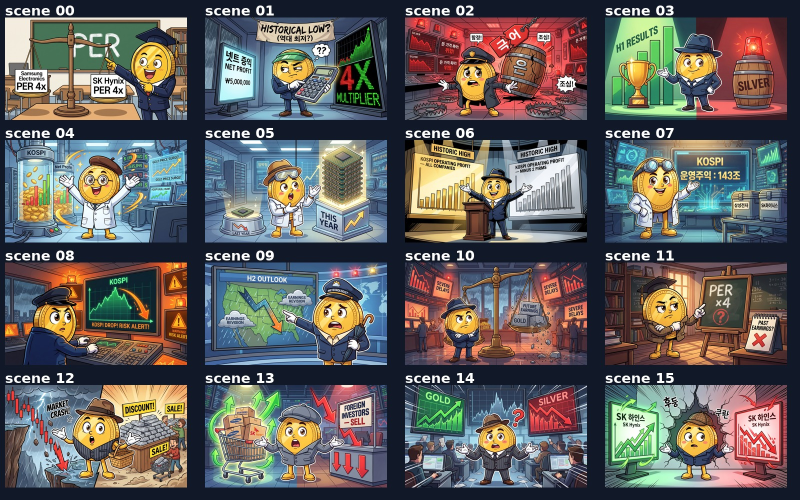
#> input picture artifacts/job52_image_audit/job52_contact_1.jpg, 1600 x 1000 px (shown at 1/2 size); its folder holds only this picture in this run
$ python -i surface_detector.py   (imports and definitions only)
#> lines starting #> are read from the running program, lines starting #| are printed output that depends on the picture; after the words box and inside, x2 and y2 are one past the last pixel; in counts of white or black regions, pixels touching at a corner belong together
"""Two-stage, fail-closed detector for blank in-world numeric surfaces.

Stage one is local OpenCV geometry.  Stage two is an explicitly enabled
Claude-vision fallback, budgeted once per data scene.  A failed detector never
guesses perspective: callers retain their authored cloud/anchor placement.
"""
from __future__ import annotations

import base64
import hashlib
import json
import os
import tempfile
from dataclasses import dataclass
from pathlib import Path
from typing import Callable, Literal

import numpy as np
from PIL import Image, ImageStat

from app.utils.budget import can_charge_overlay_vision, record_cost
from app.utils.data_surface_locator import locate_data_surface

SurfaceKind = Literal["device_screen", "signboard", "clock_display", "prop_panel", "board"]
Quad = tuple[tuple[float, float], ...]
VisionResolver = Callable[[str, SurfaceKind], tuple[Quad, float] | None]
_SURFACE_CACHE_POLICY_VERSION = 3


@dataclass(frozen=True)
class SurfaceDetection:
    quad: Quad
    confidence: float
    strategy: Literal["opencv", "heuristic", "vision", "semantic_region"]


# [92 lines left out: functions _candidate_matches_locator, _relative_subregion_detection, _surface_region_is_text_free, _normalise_quad, not called in this run]


def _opencv_quad(path: Path) -> SurfaceDetection | None:
    """Find a large, low-texture quadrilateral without assuming its location."""
    try:
        import cv2
    except ImportError:
        return None
    image = cv2.imread(str(path))
#> image is the input picture: shape (1000, 1600, 3); mean B, G, R 93.9, 95.9, 98.8
    if image is None:
        return None
    height, width = image.shape[:2]
#> height = 1000; width = 1600
    scale = min(1.0, 960 / max(width, height))
#> scale = 0.6
    small = cv2.resize(image, (round(width * scale), round(height * scale))) if scale < 1 else image
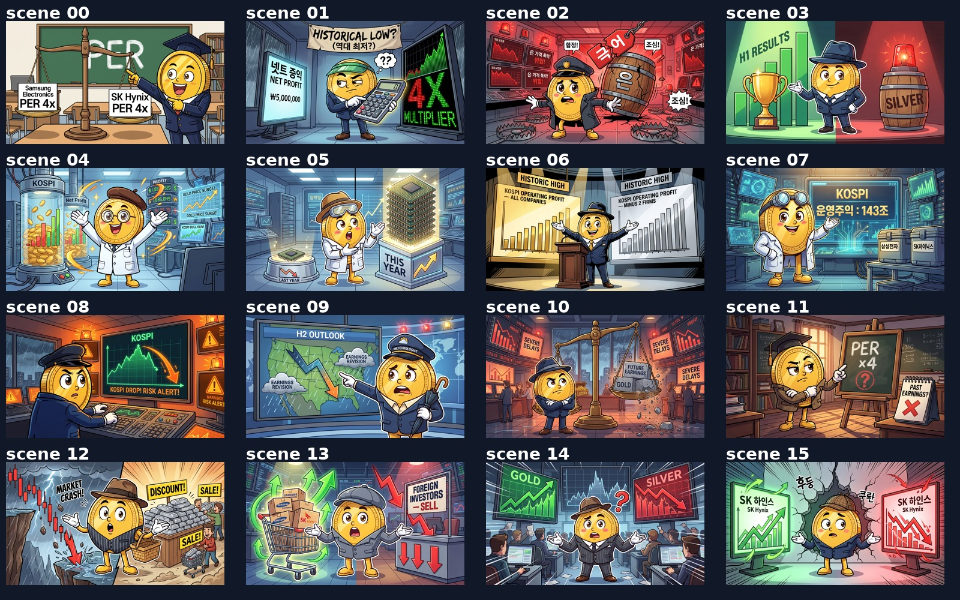
#> small: shape (600, 960, 3); mean B, G, R 93.8, 95.8, 98.7
    gray = cv2.cvtColor(small, cv2.COLOR_BGR2GRAY)
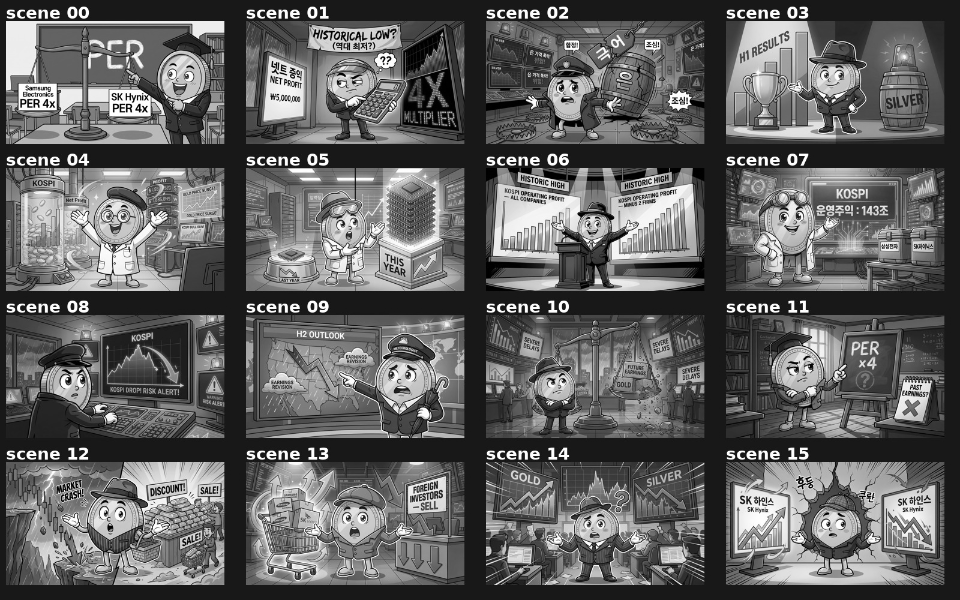
#> gray: shape (600, 960); min 0, max 255, mean 96.5
    edges = cv2.Canny(cv2.GaussianBlur(gray, (5, 5), 0), 35, 110)
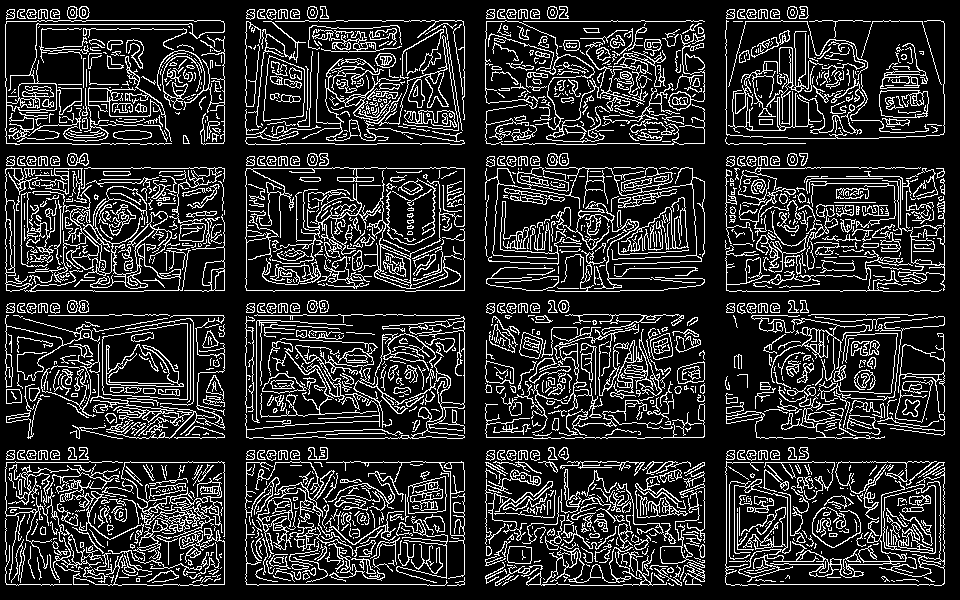
#> edges: shape (600, 960); 17.6% white in thin lines or dots
    contours, _ = cv2.findContours(edges, cv2.RETR_LIST, cv2.CHAIN_APPROX_SIMPLE)
#> contours = 2632 contours, 1791 with area under 20; largest, box (x1, y1, x2, y2) and area: (102, 323, 188, 400) 5697, (102, 323, 188, 400) 5694, (5, 20, 225, 145) 4183, (5, 20, 225, 104) 3072, (883, 484, 936, 554) 3048
    best: tuple[float, np.ndarray] | None = None
    image_area = small.shape[0] * small.shape[1]
#> image_area = 576000
    for contour in contours:
        area = cv2.contourArea(contour)
        if area < image_area * .035:
            continue
        approximation = cv2.approxPolyDP(contour, .025 * cv2.arcLength(contour, True), True)
        if len(approximation) != 4 or not cv2.isContourConvex(approximation):
            continue
        points = approximation.reshape(4, 2).astype(float)
        x, y, w, h = cv2.boundingRect(approximation)
        if w < 80 or h < 55 or not .35 <= w / h <= 4.5:
            continue
        crop = gray[y:y + h, x:x + w]
        if crop.size == 0 or float(np.std(crop)) > 54:
            continue
        rectangularity = area / max(1, w * h)
        mean_brightness = float(np.mean(crop)) / 255.0
        center_y = (y + h / 2) / max(1, small.shape[0])
        upper_scene_bias = max(.2, 1.0 - center_y * .65)
        # 넓은 책상 전면·벽보다 실제 발광 모니터를 우선한다. 면적만 크게
        # 보상하면 화면이 비어 있어도 하단 가구에 숫자가 붙는 문제가 생긴다.
        score = (
            min(1.0, area / image_area * 4.0) * .30
            + rectangularity * .25
            + mean_brightness * .35
            + upper_scene_bias * .10
        )
        if best is None or score > best[0]:
            best = (score, points / scale)
#> this loop made 2632 passes
#> area on passes 6, 14, 28: 29.5, 21, 30
    if not best:
        return None
    quad = _normalise_quad(best[1], width, height)
    return SurfaceDetection(quad, round(best[0], 3), "opencv") if quad else None


# [387 lines left out: functions _heuristic_quad, _sliding_blank_surface, _claude_vision_quad, _surface_blankness_score, _surface_is_text_free, _surface_geometry_is_safe and 4 more, not called in this run]

>>> result = _opencv_quad('../../../../../artifacts/job52_image_audit/job52_contact_1.jpg')

$ run again, on artifacts/job52_image_audit/scene_048.png
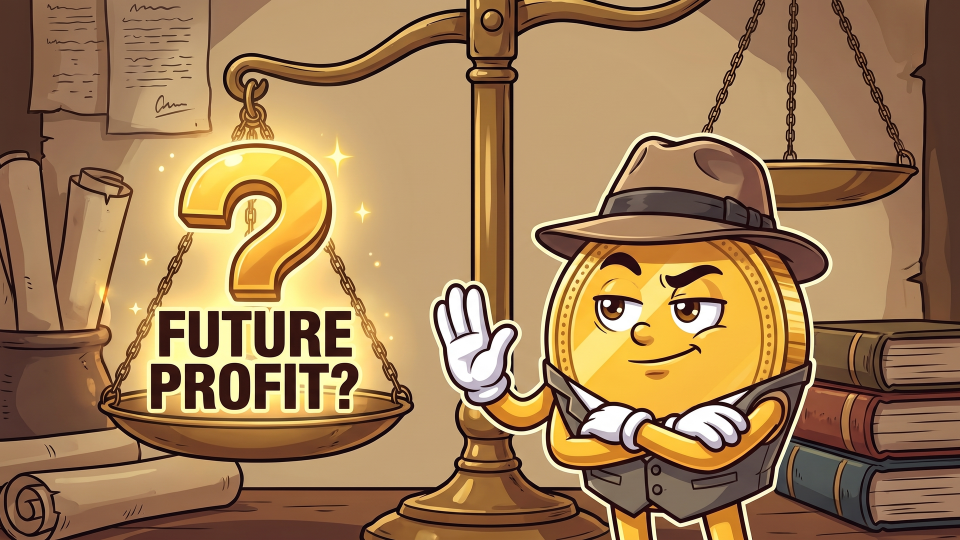
#> input picture artifacts/job52_image_audit/scene_048.png, 1920 x 1080 px (shown at 1/2 size)
#> in _opencv_quad, image is the input picture: shape (1080, 1920, 3); mean B, G, R 84.1, 124.5, 159.9
#> in _opencv_quad, `gray = cv2.cvtColor(small, cv2.COLOR_BGR2GRAY)`:
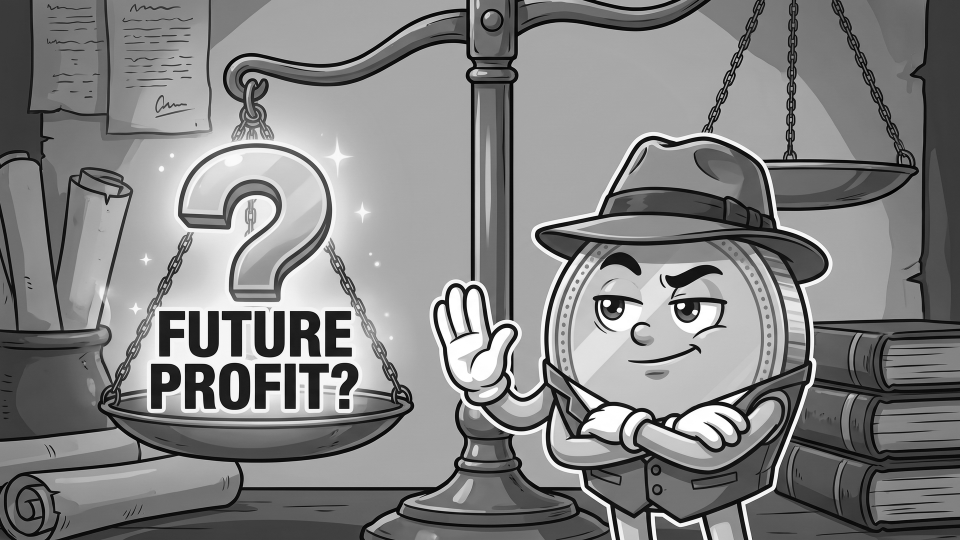
#> gray: shape (540, 960); min 0, max 255, mean 130.6
#> in _opencv_quad, `edges = cv2.Canny(cv2.GaussianBlur(gray, (5, 5), 0), 35, 110)`:
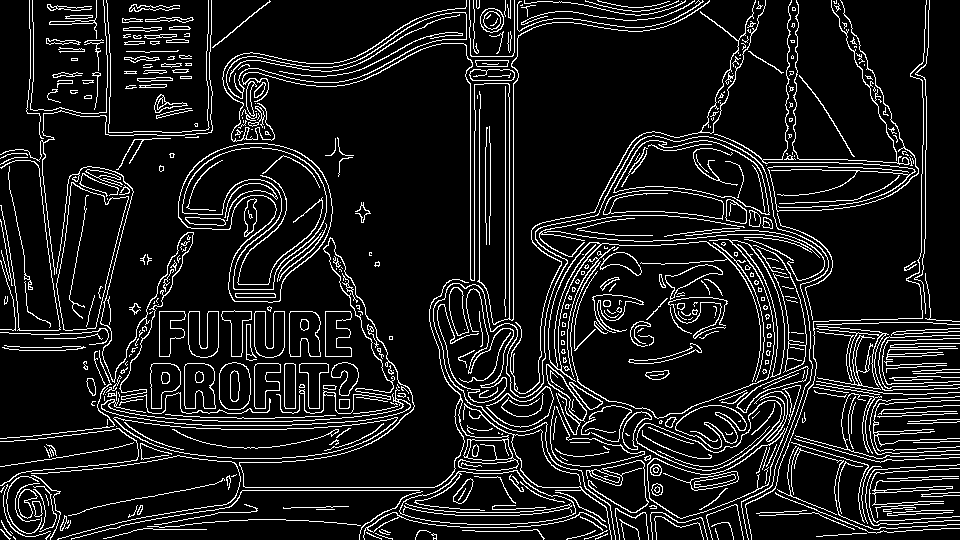
#> edges: shape (540, 960); 10.9% white in thin lines or dots
#> contours = 789 contours, 531 with area under 20; largest, box (x1, y1, x2, y2) and area: (178, 143, 333, 303) 14659, (178, 143, 333, 303) 14497, (182, 147, 327, 290) 9810, (182, 147, 327, 290) 9658, (56, 182, 129, 331) 6619
#> the loop in _opencv_quad, `for contour in contours:` made 789 passes
#> area on passes 24, 27, 28: 33, 40.5, 187
